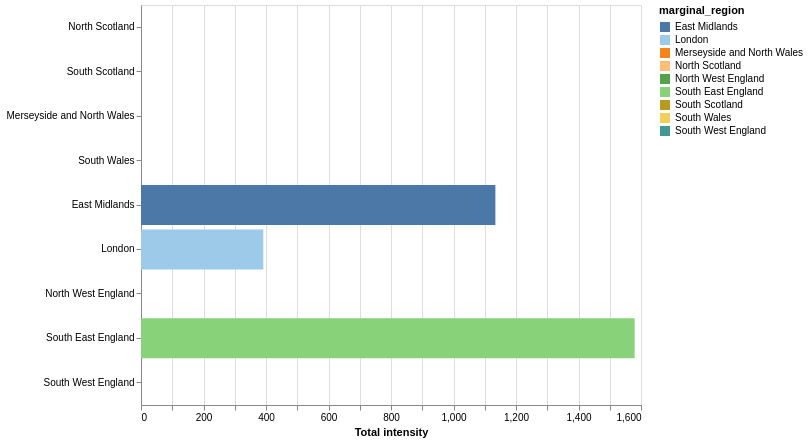

Specify this chart in Vega-Lite:
### Vega-Lite specification from a JSON file in a GitHub repository (floating-point values rounded to 4 significant figures)
{"$schema": "https://vega.github.io/schema/vega-lite/v5.json", "width": 500, "height": 400, "description": "A simple bar chart with embedded data.", "data": {"values": [{"region": "North Scotland", "marginal_region": "North Scotland", "marginal_bmu": "T_BDCHW-1", "bmu_name": "Bad a Cheo Wind Farm ", "bmu_type": "Wind (Onshore)", "intensity": "0.0"}, {"region": "South Scotland", "marginal_region": "South Scotland", "marginal_bmu": "V__NFLEX001", "bmu_name": "South Scotland GSP Group - Flexitricity Limited ", "bmu_type": "Virtual parties", "intensity": "0.0"}, {"region": "North West England", "marginal_region": "North West England", "marginal_bmu": "2__GANGE004", "bmu_name": "North Western GSP Group - Limejump Energy Limited ", "bmu_type": "GSP: North West England", "intensity": "0.0"}, {"region": "North East England", "marginal_region": "East Midlands", "marginal_bmu": "T_STAY-3", "bmu_name": "Staythorpe Unit 3 ", "bmu_type": "CCGT", "intensity": "378.0"}, {"region": "Yorkshire and the Humber", "marginal_region": "East Midlands", "marginal_bmu": "T_STAY-3", "bmu_name": "Staythorpe Unit 3 ", "bmu_type": "CCGT", "intensity": "378.0"}, {"region": "Merseyside and North Wales", "marginal_region": "Merseyside and North Wales", "marginal_bmu": "2__DSTAT001", "bmu_name": "Merseyside and North Wales GSP Group - Statkraft Markets Gmbh ", "bmu_type": "GSP: Merseyside and North Wales", "intensity": "0.0"}, {"region": "South Wales", "marginal_region": "South Wales", "marginal_bmu": "2__KANGE001", "bmu_name": "South Wales GSP Group - Limejump Energy Limited ", "bmu_type": "GSP: South Wales", "intensity": "0.0"}, {"region": "West Midlands", "marginal_region": "South East England", "marginal_bmu": "T_MEDP-1", "bmu_name": "Medway ", "bmu_type": "CCGT", "intensity": "394.9"}, {"region": "East Midlands", "marginal_region": "East Midlands", "marginal_bmu": "T_STAY-3", "bmu_name": "Staythorpe Unit 3 ", "bmu_type": "CCGT", "intensity": "378.0"}, {"region": "South West England", "marginal_region": "South West England", "marginal_bmu": "2__LSTAT001", "bmu_name": "South Western GSP Group - Statkraft Markets Gmbh ", "bmu_type": "GSP: South West England", "intensity": "0.0"}, {"region": "South England", "marginal_region": "South East England", "marginal_bmu": "T_MEDP-1", "bmu_name": "Medway ", "bmu_type": "CCGT", "intensity": "394.9"}, {"region": "East England", "marginal_region": "South East England", "marginal_bmu": "T_MEDP-1", "bmu_name": "Medway ", "bmu_type": "CCGT", "intensity": "394.9"}, {"region": "London", "marginal_region": "London", "marginal_bmu": "T_EECL-1", "bmu_name": "Enfield Energy ", "bmu_type": "CCGT", "intensity": "391.4"}, {"region": "South East England", "marginal_region": "South East England", "marginal_bmu": "T_MEDP-1", "bmu_name": "Medway ", "bmu_type": "CCGT", "intensity": "394.9"}]}, "mark": {"type": "bar", "orient": "horizontal", "tooltip": true}, "encoding": {"x": {"aggregate": "sum", "field": "intensity", "axis": {"title": "Total intensity"}}, "y": {"field": "marginal_region", "axis": {"title": null}, "sort": ["North Scotland", "South Scotland", "Northern", "North Western", "Yorkshire", "Merseyside and North Wales", "South Wales", "Midlands", "East Midlands", "Eastern", "South Western", "Southern", "London", "Southern Eastern"]}, "color": {"field": "marginal_region", "scale": {"scheme": "tableau20"}}}}
